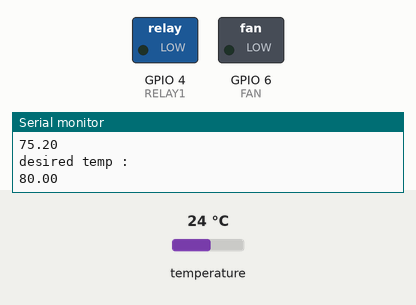
Recording of a sketch running on a simulated ESP8266 (NodeMCU). Parts: switched loads named in the sketch (green lamp = pin HIGH), the last lines printed to the serial monitor. The inputs (shaded band) are chosen by the test bench; at power-on: temperature 24 °C. WiFi joins after 1.5 s; servers stay silent unless stated; no MQTT or app messages arrive unless stated.

Above: at 2.7 s.
2.8 s: temperature set to 26 °C
7.5 s: temperature set to 27.2 °C
At 9.6 s:
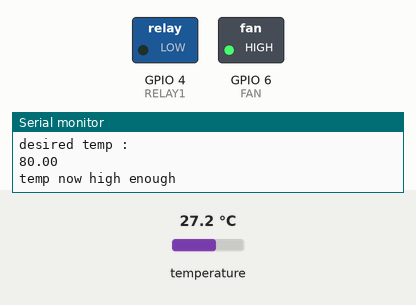
Timing chart, 0 to 11.1 s (numbered marks = the images above; inputs shaded):
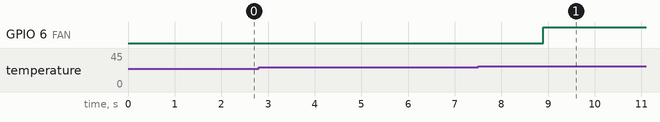

Measured:
- the behaviour switches between 26.6 and 26.7 °C on temperature (found by bisection; images 0 and 1)
- after the input at 7.5 s, GPIO 6 (FAN): LOW → HIGH after 1.4 s

The sketch:

temperature_1223.ino
```cpp
#include <PubSubClient.h>
#include <ESP8266WiFi.h>
#include <ArduinoJson.h>
#include <OneWire.h>
#include <DallasTemperature.h>

// Data wire is plugged into pin 2 on the Arduino
#define ONE_WIRE_BUS 2
#define RELAY1  4
#define FAN 6

// Setup a oneWire instance to communicate with any OneWire devices
// (not just Maxim/Dallas temperature ICs)
OneWire oneWire(ONE_WIRE_BUS);

// Pass our oneWire reference to Dallas Temperature.
DallasTemperature sensors(&oneWire);

const char* ssid = "XPX7B";
const char* password = "HCMLTGNWPFBLH9MB";
char* topic = "test";     //  using wildcard to monitor all traffic from mqtt server
char* server = "159.203.102.9";  // Address of my server on my network, substitute yours!
char message_buff[100];   // initialise storage buffer (i haven't tested to this capacity.)
int message_to_print = 76;
float current_temp = 74.0;
float desired_temp = 80;
const char* message;

char str[32];

  StaticJsonBuffer<200> jsonBuffer;

WiFiClient wifiClient;


void callback(char* topic, byte* payload, unsigned int length) {


    StaticJsonBuffer<200> jsonBuffer;
  // Here is what i have been using to handle subscriptions. I took it as a snippet from elsewhere but i cannot credit author as i dont have reference!
    int i = 0;

  Serial.println("Message arrived:  topic: " + String(topic));
  Serial.println("Length: " + String(length,DEC));

  // create character buffer with ending null terminator (string)
  for(i=0; i<length; i++) {
    message_buff[i] = payload[i];
  }
  message_buff[i] = '\0';

  //this takes all the characters received and puts them into a string

  String msgString = String(message_buff);
  Serial.println("Payload: " + msgString);
  //reading in current state of device very cool :)
  int state = digitalRead(2);  // get the current state of GPIO1 pin

  Serial.println(message_to_print);

///here is where we will parse the json message that's being received to update all variables once a message is received

  JsonObject& root = jsonBuffer.parseObject(msgString);


  desired_temp = root["desired_temp"];
  const char* humidity = root["newgrow_flag"];
  const char* sensor3 = root["Moisture"];
  const char* sensor4 = root["temp"];


  current_temp = 70;


  Serial.println("this is the desired temp");
  Serial.println(desired_temp);


  //const char* sensor = root["temp"];

 // Serial.println(root);

        }

PubSubClient client(server, 1883, callback, wifiClient);

String macToStr(const uint8_t* mac)
{
  String result;
  for (int i = 0; i < 6; ++i) {
    result += String(mac[i], 16);
    if (i < 5)
      result += ':';
  }
  return result;
}


void setup(void)
{
  // start serial port
  Serial.begin(9600);
  Serial.println("Dallas Temperature IC Control Library Demo");

      // prepare GPIO2 *********************************************************************
  pinMode(2, OUTPUT);   // i am using gpio2 as output to toggle an LED
  digitalWrite(2, 0);  //*****************************************************************

    //set the relay as output
    pinMode(RELAY1, OUTPUT);
    pinMode(FAN, OUTPUT);

  // Start up the library
  sensors.begin();


  Serial.println();
  Serial.println();
  Serial.print("Connecting to ");
  Serial.println(ssid);
  StaticJsonBuffer<200> jsonBuffer;


  WiFi.begin(ssid, password);

  while (WiFi.status() != WL_CONNECTED) {
    delay(500);
    Serial.print(".");
  }
  Serial.println("");
  Serial.println("WiFi connected");
  Serial.println("IP address: ");
  Serial.println(WiFi.localIP());
    if (client.connect("arduinoClient")) {
    //client.publish("outTopic","hello world");
    client.subscribe(topic);   // i should probably just point this to the varialbe above.
  }
}


void loop(void)
{
  // call sensors.requestTemperatures() to issue a global temperature
  // request to all devices on the bus
  Serial.print(" Requesting temperatures...");
  sensors.requestTemperatures(); // Send the command to get temperatures
  Serial.println("DONE");

  Serial.print("Temperature for Device 1 is: ");
  Serial.print(sensors.getTempFByIndex(0)); // Why "byIndex"?
  current_temp = sensors.getTempFByIndex(0);
    // You can have more than one IC on the same bus.
    // 0 refers to the first IC on the wire

   client.loop();
   Serial.println("current temp :");
   Serial.println(current_temp);

   Serial.println("desired temp :");
   Serial.println(desired_temp);
  //Serial.println(message_to_print);
  delay(1000);


  if (current_temp < desired_temp){
    //we want to get room temp up
    //digitalWrite(RELAY1,HIGH);
    delay(1000);
    Serial.println("temp still too low :)");
    digitalWrite(FAN,LOW);


  }
  else {
     digitalWrite(FAN,HIGH);
     Serial.println("temp now high enough");
     delay(1000);
     dtostrf(current_temp, 8, 2, str);
     client.publish("sendmail2",str);
     //delay(100000000000000);
  }


}
```
